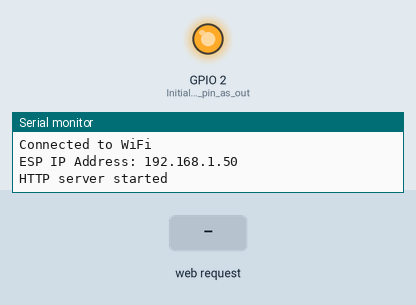
Simulated run of this program. Board: ESP8266 (NodeMCU). Parts: output pins drawn as LEDs (lit = HIGH), the last lines printed to the serial monitor. The inputs (shaded band) are chosen by the test bench. WiFi joins after 1.5 s; servers stay silent unless stated.

Above: at 2.7 s.
2.8 s: HTTP request GET /soundlevel?value=120 received
At 3.4 s:
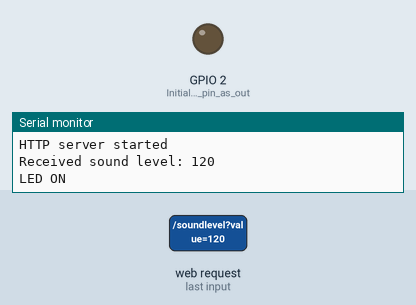
4.3 s: HTTP request GET /soundlevel?value=1 received
At 5.7 s:
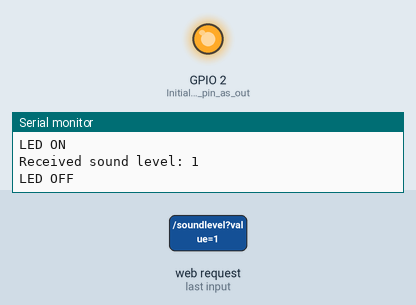
Timing chart, 0 to 7.3 s (numbered marks = the images above; inputs shaded):
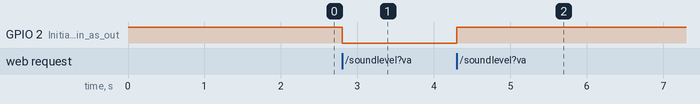

The program:

main.cpp
```cpp
#include <ESP8266WiFi.h>
#include <ESP8266WebServer.h>
#include <WiFiManager.h>

ESP8266WebServer server(80);

/*
  Program for getting mic data from website and passing it into ESP
  If it is some value then ESP will light up
  Using HTTP, TODO modify so LED is off when mic is turned off, make sure nothing is printed
  make sure request is only sent from website when mic data is being collected
*/
void setup() {
  Serial.begin(9600);  // Start serial communication for debugging
  pinMode(LED_BUILTIN, OUTPUT);  // Initialize LED pin as output
  digitalWrite(LED_BUILTIN, HIGH);  // Turn off LED initially (active LOW)

  WiFiManager wifiManager;
  wifiManager.autoConnect("ESP8266-Config");  // Start AP for WiFi config if no known network is available

  Serial.println("Connected to WiFi");
  Serial.print("ESP IP Address: ");
  Serial.println(WiFi.localIP());

  server.on("/soundlevel", HTTP_GET, []() {
    if (server.hasArg("value")) {
      int soundLevel = server.arg("value").toInt();
      Serial.print("Received sound level: ");
      Serial.println(soundLevel);

      if (soundLevel > 20) {
        digitalWrite(LED_BUILTIN, LOW);  // Turn on LED (active LOW)
        Serial.println("LED ON");
      } else {
        digitalWrite(LED_BUILTIN, HIGH); // Turn off LED
        Serial.println("LED OFF");
      }
      server.send(200, "text/plain", "LED state updated.");
    } else {
      server.send(400, "text/plain", "Missing 'value' parameter");
    }
  });

  server.begin();
  Serial.println("HTTP server started");
}

void loop() {
  server.handleClient();  // Handle incoming client requests
}
```

Measured:
- after the input at 2.8 s, GPIO 2 (Initialize_LED_pin_as_out): HIGH → LOW at once
- after the input at 4.3 s, GPIO 2 (Initialize_LED_pin_as_out): LOW → HIGH at once
